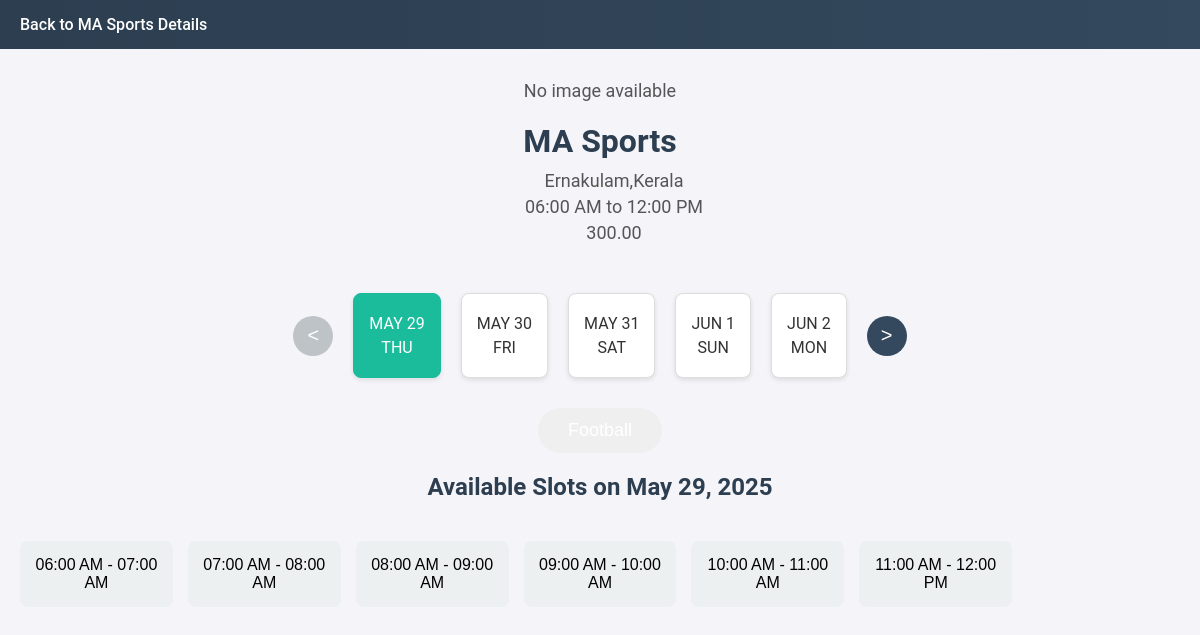
Before: /booking/3/ with the older database file.
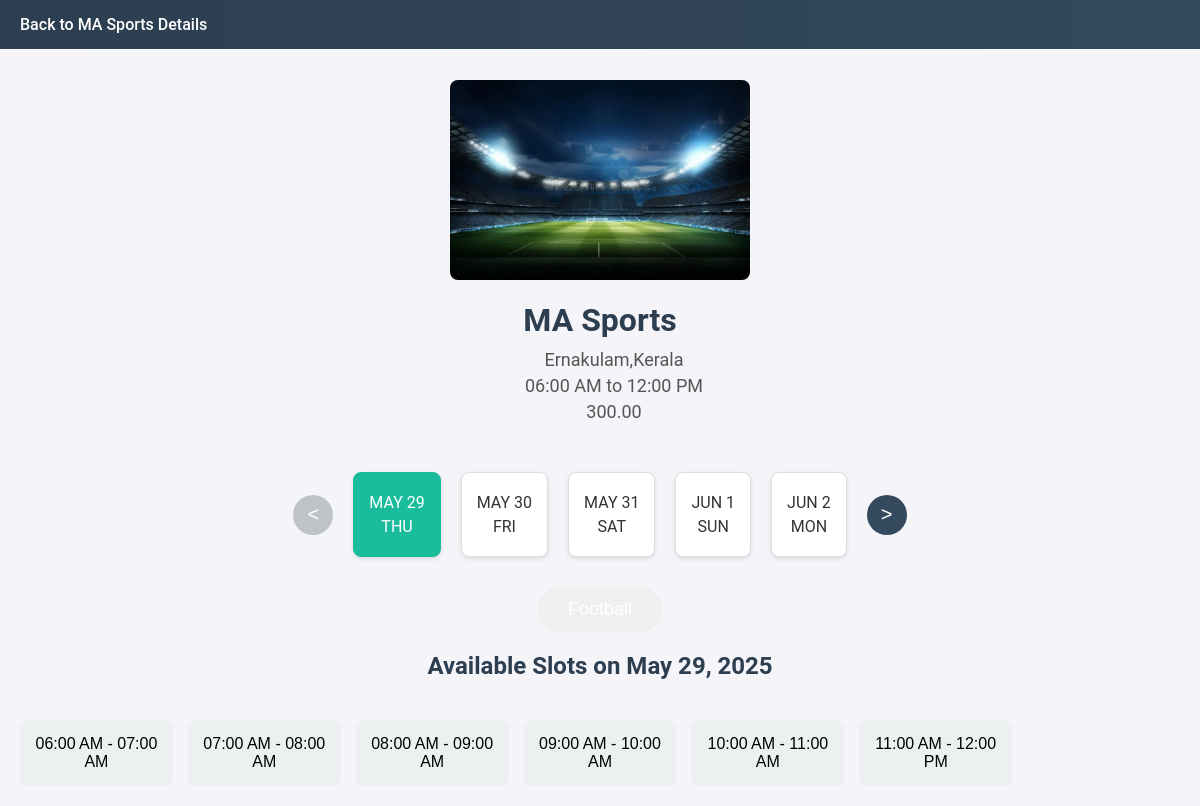
After: the same page with the newer database file.
### turf_app/models.py (models this page shows, shortened)
class TurfImage(models.Model):
    turf = models.ForeignKey(Turf, on_delete=models.CASCADE, related_name='images')
    image = models.ImageField(upload_to='turf_images/')

### turf_app/views.py (the view, shortened to what this page needs)
# urls.py: path('booking/<int:turf_id>/', views.booking, name='booking'),
def booking(request, turf_id):
    turf = get_object_or_404(Turf, pk=turf_id)
    selected_date_str = request.GET.get('date', timezone.now().date().isoformat())
    try:
        selected_date = datetime.strptime(selected_date_str, '%Y-%m-%d').date()
    except ValueError:
        selected_date = timezone.now().date()
    today = timezone.now().date()
    max_date = today + timedelta(weeks=2)
    if selected_date < today:
        selected_date = today
    elif selected_date > max_date:
        selected_date = max_date
    dates = []
    start_date = max(today, selected_date - timedelta(days=2))  # Show 2 days before if possible
    for i in range(5):
        current_date = start_date + timedelta(days=i)
        if current_date > max_date:
            break
        dates.append({
            'date': current_date,
            'day': current_date.day,
            'month': current_date.strftime('%b').upper(),
            'weekday': current_date.strftime('%a').upper()
        })
    prev_date = selected_date - timedelta(days=5)
    if prev_date < today:
        prev_date = today
    next_date = selected_date + timedelta(days=5)
    if next_date > max_date:
        next_date = max_date
    first_date = dates[0]['date'] if dates else today
    last_date = dates[-1]['date'] if dates else max_date
    slots = Slot.objects.filter(turf=turf, date=selected_date).order_by('start_time')
    booked_slots = Booking.objects.filter(slot__in=slots).values_list('slot', flat=True)
    available_slots = [slot for slot in slots if slot.id not in booked_slots]
    context = {
        'turf': turf,
        'dates': dates,
        'selected_date': selected_date,
        'available_slots': available_slots,
        'prev_date': prev_date,
        'next_date': next_date,
        'first_date': first_date,
        'last_date': last_date,
    }
    return render(request, 'booking.html', context)

### templates/booking.html (shortened to what this page needs)
{% load static %}
<!DOCTYPE html>
<html lang="en">
<head>
    <link rel="stylesheet" href="{% static 'css/booking.css' %}">
</head>
<body>
    <header>
        <nav class="navbar">
            <a href="{% url 'turf_detail' turf.id %}">Back to {{ turf.name }} Details</a>
        </nav>
    </header>
<div class="turf-info">
    {% with first_image=turf.images.first %}
        {% if first_image %}
            <img src="{{ first_image.image.url }}" alt="{{ turf.name }}" class="turf-image">
        {% else %}
            <p>No image available</p>
        {% endif %}
    {% endwith %}
    <h1>{{ turf.name }}</h1>
    <p><span class="icon location-icon"></span> {{ turf.location }}</p>
    <p><span class="icon time-icon"></span> {{ turf.open_time|time:"h:i A" }} to {{ turf.close_time|time:"h:i A" }}</p>
    <p><span class="icon time-icon"></span>{{ turf.price }}</p>
</div>
    <div class="date-selector">
        <button class="arrow left-arrow" {% if selected_date == first_date %}disabled{% endif %}><</button>
        {% for date in dates %}
            <div class="date-box {% if date.date == selected_date %}selected{% endif %}">
                <p>{{ date.month }} {{ date.day }}</p>
                <p>{{ date.weekday }}</p>
            </div>
        {% endfor %}
        <button class="arrow right-arrow" {% if selected_date == last_date %}disabled{% endif %}>></button>
    </div>
    <div class="sport-info">
        <button class="sport-button">{{ turf.sport_types }}</button>
    </div>
    <h2>Available Slots on {{ selected_date|date:"F d, Y" }}</h2>
    <div class="slot-grid">
        {% for slot in available_slots %}
        <form method="GET" action="{% url 'booking_details' slot.id %}">
            <button type="submit" class="slot-button {% if slot.is_booked %}booked{% endif %}" {% if slot.is_booked %}disabled{% endif %}>
                {{ slot.start_time|time:"h:i A" }} - {{ slot.end_time|time:"h:i A" }}
            </button>
        </form>
        {% empty %}
            <p>No available slots for this date.</p>
        {% endfor %}
    </div>
</body>
</html>

Changed rows visible on the page:
added TurfImage: image (picture)
Other visible differences:
text no longer shown: "No image available"
